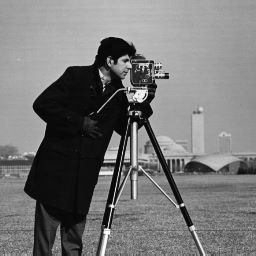
%> input picture class_lab_session/images/cameraman.tif, 256 x 256 px
$ octave ch10_practice1.m   (GNU Octave 9; MATLAB toolbox functions it lacks are replaced by stand-ins)
%> lines starting %> are read from the running program, lines starting %| are printed output that depends on the picture; in (x1, y1, x2, y2) boxes, pixels count from 0 and x2, y2 are one past the last pixel; in counts of white or black regions, pixels touching at a corner belong together; the program's own positions count from 1
% Chapter 10 Practice 1: Edge Detection as Features

% 2.1 Canny Edge Detector
pkg load image;
img = im2double(imread('../images/cameraman.tif'));
%> img: size 256x256 double; min 0, max 1, mean 0.466
edges = edge(img, 'canny');
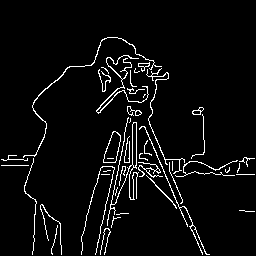
%> edges: size 256x256 logical; 4.7% white in thin lines or dots, all inside (x1, y1, x2, y2) = (1, 37, 255, 255)
imshow(edges);
title('Canny Edge Detection');

% Additional edge detection methods for comparison
figure('Position', [100, 100, 1400, 600]);

subplot(2, 4, 1);
imshow(img);
title('Original Image', 'FontWeight', 'bold');

subplot(2, 4, 2);
imshow(edges);
title('Canny Edge Detection');

% Compare with other edge detection methods
edges_sobel = edge(img, 'sobel');
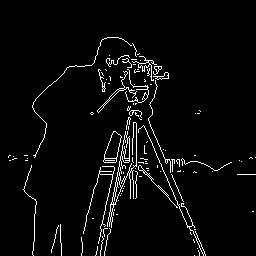
%> edges_sobel: size 256x256 logical; 3.8% white in thin lines or dots, all inside (x1, y1, x2, y2) = (8, 37, 256, 256)
subplot(2, 4, 3);
imshow(edges_sobel);
title('Sobel Edge Detection');

edges_prewitt = edge(img, 'prewitt');
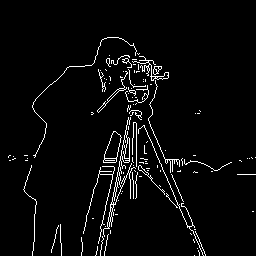
%> edges_prewitt: size 256x256 logical; 3.8% white in thin lines or dots, all inside (x1, y1, x2, y2) = (8, 37, 256, 256)
subplot(2, 4, 4);
imshow(edges_prewitt);
title('Prewitt Edge Detection');

edges_roberts = edge(img, 'roberts');
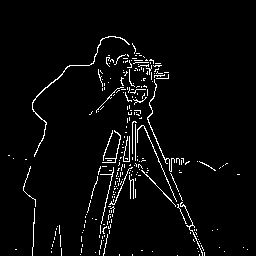
%> edges_roberts: size 256x256 logical; 3.6% white in thin lines or dots, all inside (x1, y1, x2, y2) = (8, 36, 248, 256)
subplot(2, 4, 5);
imshow(edges_roberts);
title('Roberts Edge Detection');

edges_log = edge(img, 'log');
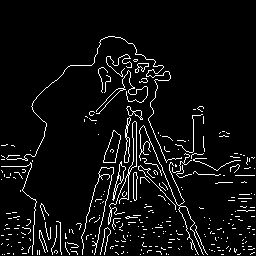
%> edges_log: size 256x256 logical; 5.8% white in thin lines or dots, all inside (x1, y1, x2, y2) = (1, 36, 255, 255)
subplot(2, 4, 6);
imshow(edges_log);
title('LoG Edge Detection');

% Edge statistics
subplot(2, 4, 7);
methods = {'Canny', 'Sobel', 'Prewitt', 'Roberts', 'LoG'};
edge_pixels = [sum(edges(:)), sum(edges_sobel(:)), sum(edges_prewitt(:)), ...
               sum(edges_roberts(:)), sum(edges_log(:))];
%> edge_pixels = [3070 2505 2505 2332 3790]
bar(edge_pixels);
set(gca, 'XTickLabel', methods);
title('Edge Pixels Count');
ylabel('Number of Edge Pixels');

subplot(2, 4, 8);
imshow(img);
title('Reference', 'FontWeight', 'bold');

annotation('textbox', [0.35, 0.95, 0.3, 0.05], 'String', 'Edge Detection Methods Comparison', ...
           'FontSize', 14, 'FontWeight', 'bold', 'HorizontalAlignment', 'center', 'EdgeColor', 'none');
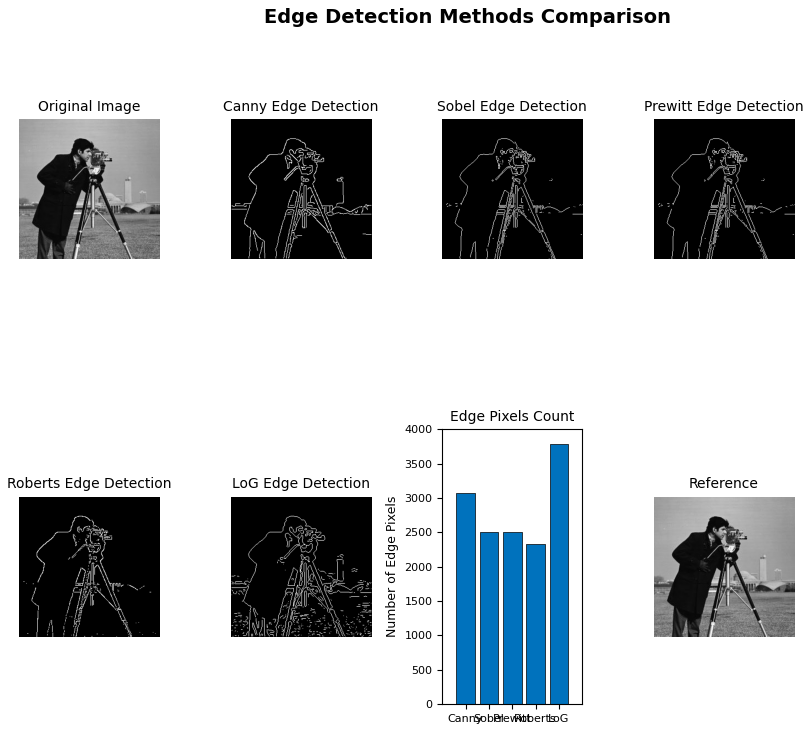
%> figure redrawn from the program's plot data, 9 panels

fprintf('Edge Detection Analysis:\n');
fprintf('- Canny edges: %d pixels (%.2f%% of image)\n', sum(edges(:)), 100*sum(edges(:))/numel(img));
%| - Canny edges: 3070 pixels (4.68% of image)
fprintf('- Sobel edges: %d pixels (%.2f%% of image)\n', sum(edges_sobel(:)), 100*sum(edges_sobel(:))/numel(img));
%| - Sobel edges: 2505 pixels (3.82% of image)
fprintf('- Prewitt edges: %d pixels (%.2f%% of image)\n', sum(edges_prewitt(:)), 100*sum(edges_prewitt(:))/numel(img));
%| - Prewitt edges: 2505 pixels (3.82% of image)
fprintf('- Roberts edges: %d pixels (%.2f%% of image)\n', sum(edges_roberts(:)), 100*sum(edges_roberts(:))/numel(img));
%| - Roberts edges: 2332 pixels (3.56% of image)
fprintf('- LoG edges: %d pixels (%.2f%% of image)\n', sum(edges_log(:)), 100*sum(edges_log(:))/numel(img));
%| - LoG edges: 3790 pixels (5.78% of image)
